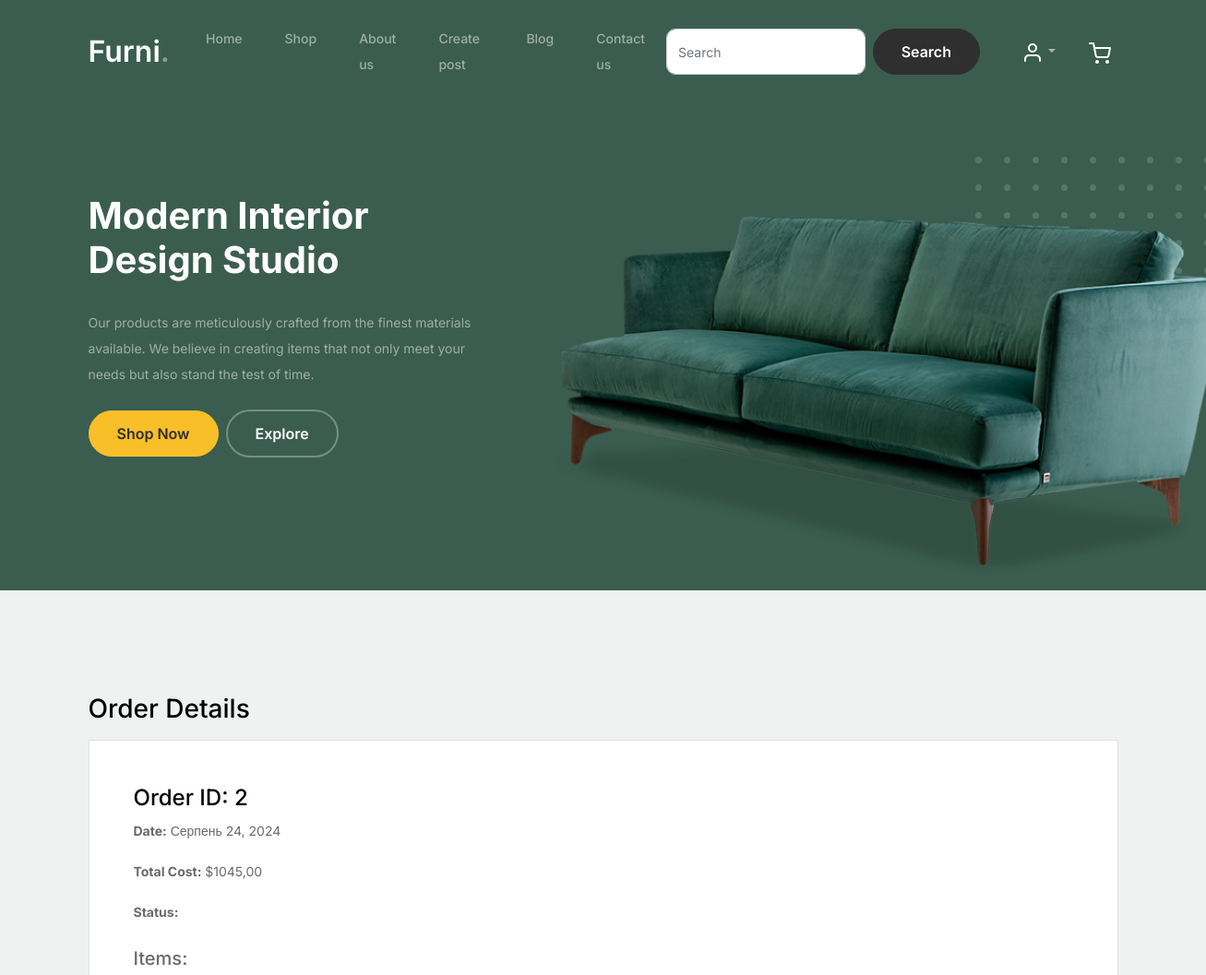
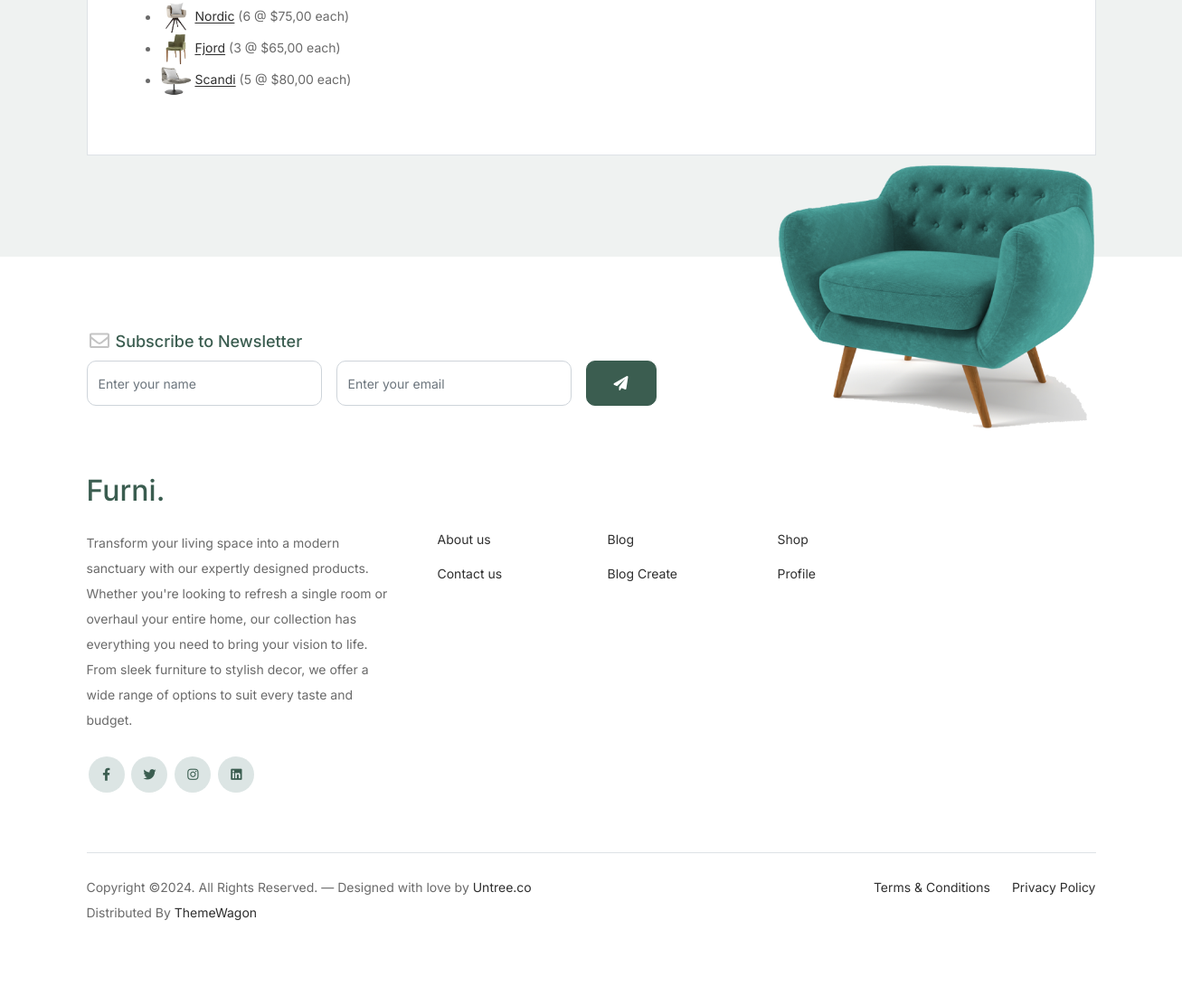
Page /orders/2/ (signed in) on the committed database (2 pictures, top to bottom).
### orders/models.py (models this page shows, shortened)
class Order(models.Model):
    user = models.ForeignKey(User, related_name='orders', on_delete=models.CASCADE, null=True, blank=True)
    first_name = models.CharField(max_length=50)
    last_name = models.CharField(max_length=50)
    email = models.EmailField()
    address = models.CharField(max_length=250)
    country = models.CharField(max_length=100, null=True, blank=True)
    state_country = models.CharField(max_length=100, null=True, blank=True)
    postal_zip = models.CharField(max_length=20, null=True, blank=True)
    phone = models.CharField(max_length=20, null=True, blank=True)
    created = models.DateTimeField(auto_now_add=True)
    updated = models.DateTimeField(auto_now=True)
    paid = models.BooleanField(default=False)
    class Meta:
        ordering = ('-created',)
        verbose_name = 'Заказ'
        verbose_name_plural = 'Заказы'
    def get_total_cost(self):
        return sum(item.get_cost() for item in self.items.all())

class OrderItem(models.Model):  # Изменил OrderItems на OrderItem
    order = models.ForeignKey(Order, related_name='items', on_delete=models.CASCADE)
    product = models.ForeignKey(Product, related_name='order_items', on_delete=models.CASCADE)
    price = models.DecimalField(max_digits=10, decimal_places=2)
    quantity = models.PositiveIntegerField(default=1)
    def get_cost(self):
        return self.price * self.quantity

### shop/models.py (models this page shows, shortened)
class Product(models.Model):
    category = models.ForeignKey(Category, related_name='products', on_delete=models.CASCADE)
    name = models.CharField(max_length=200, db_index=True)
    slug = models.SlugField(max_length=200, db_index=True)
    image = models.ImageField(upload_to='products/%Y/%m/%d', blank=True)
    description = models.TextField(blank=True)
    price = models.DecimalField(max_digits=10, decimal_places=2)
    stock = models.PositiveIntegerField()
    available = models.BooleanField(default=True)
    created = models.DateTimeField(auto_now_add=True)
    updated = models.DateTimeField(auto_now=True)
    class Meta:
        ordering = ('name',)
        indexes = [
            models.Index(fields=['id', 'slug'], name='product_id_slug_idx'),
        ]
    def get_absolute_url(self):
        return reverse('shop:product_detail',
                       args=[self.id, self.slug])

### orders/views.py (the view)
# urls.py: path('<int:order_id>/', views.order_detail, name='order_detail'),
def order_detail(request, order_id):
    order = get_object_or_404(Order, id=order_id, user=request.user)
    return render(request, 'orders/detail.html', {'order': order})

### shop/forms.py
class SubscriptionForm(forms.ModelForm):
    class Meta:
        model = Subscriber
        fields = ['name', 'email']
    name = forms.CharField(max_length=100, widget=forms.TextInput(attrs={
        'class': 'form-control',
        'placeholder': 'Enter your name',
    }))
    email = forms.EmailField(widget=forms.EmailInput(attrs={
        'class': 'form-control',
        'placeholder': 'Enter your email',
    }))

### shop/context_processors.py (called while the page is built)
def subscription_form(request):
    return {'subscription_form': SubscriptionForm()}

### shopping_cart/cart.py (called while the page is built)
    def __len__(self):
        return sum(item['quantity'] for item in self.cart.values())

    def get_total_quantity(self):
        return self.__len__()

### shopping_cart/context_processors.py (called while the page is built)
def cart(request):
    return {'cart': Cart(request)}

### templates/orders/detail.html
{% extends 'shop/base.html' %}
{% block content %}
<div class="untree_co-section">
    <div class="container">
        <h2 class="h3 mb-3 text-black">Order Details</h2>
        <div class="p-3 p-lg-5 border bg-white">
            <h4 class="text-black">Order ID: {{ order.id }}</h4>
            <p><strong>Date:</strong> {{ order.created|date:"F d, Y" }}</p>
            <p><strong>Total Cost:</strong> ${{ order.get_total_cost }}</p>
            <p><strong>Status:</strong> {{ order.get_status_display }}</p>
            <h5 class="mt-4">Items:</h5>
            <ul>
                {% for item in order.items.all %}
                    <li>
                        {% if item.product.image %}
                            <img src="{{ item.product.image.url }}" alt="{{ item.product.name }}" width="35" height="35" style="object-fit: cover;">
                        {% endif %}
                        <a href="{{ item.product.get_absolute_url }}">{{ item.product.name }}</a> ({{ item.quantity }} @ ${{ item.price }} each)
                    </li>
                {% endfor %}
            </ul>
        </div>
    </div>
</div>
{% endblock %}

### static/shop/css/style.css (style rules this page uses)
body { overflow-x: hidden; position: relative; }
body { font-family: "Inter", sans-serif; font-weight: 400; line-height: 28px; color: #6a6a6a; font-size: 14px; background-color: #eff2f1; }
a { text-decoration: none; -webkit-transition: .3s all ease; -o-transition: .3s all ease; transition: .3s all ease; color: #2f2f2f; text-decoration: underline; }
.footer-section .subscription-form .form-control { height: 50px; border-radius: 10px; font-family: "Inter", sans-serif; }
.untree_co-section { padding: 7rem 0; }
.form-control { height: 50px; border-radius: 10px; font-family: "Inter", sans-serif; }

### rows in the picture
Order: id "2", created "Серпень 24, 2024", get_total_cost "1045,00"
OrderItem: product.image (picture), product.name "Nordic", quantity "6", price "75,00"
OrderItem: product.image (picture), product.name "Fjord", quantity "3", price "65,00"
OrderItem: product.image (picture), product.name "Scandi", quantity "5", price "80,00"
